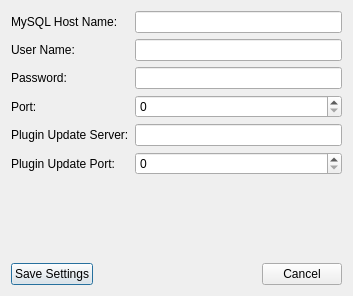
<?xml version="1.0" encoding="UTF-8"?>
<ui version="4.0">
 <class>ERP_DbSettings</class>
 <widget class="QDialog" name="ERP_DbSettings">
  <property name="geometry">
   <rect>
    <x>0</x>
    <y>0</y>
    <width>353</width>
    <height>296</height>
   </rect>
  </property>
  <property name="windowTitle">
   <string>Connection Settings</string>
  </property>
  <property name="windowIcon">
   <iconset resource="res.qrc">
    <normaloff>:/letter-M-PNG.png</normaloff>:/letter-M-PNG.png</iconset>
  </property>
  <layout class="QVBoxLayout" name="verticalLayout">
   <item>
    <layout class="QGridLayout" name="gridLayout">
     <item row="0" column="0">
      <widget class="QLabel" name="label">
       <property name="text">
        <string>MySQL Host Name:</string>
       </property>
      </widget>
     </item>
     <item row="0" column="1">
      <widget class="QLineEdit" name="txtHostName"/>
     </item>
     <item row="1" column="0">
      <widget class="QLabel" name="label_2">
       <property name="text">
        <string>User Name:</string>
       </property>
      </widget>
     </item>
     <item row="1" column="1">
      <widget class="QLineEdit" name="txtUserName"/>
     </item>
     <item row="2" column="0">
      <widget class="QLabel" name="label_3">
       <property name="text">
        <string>Password:</string>
       </property>
      </widget>
     </item>
     <item row="2" column="1">
      <widget class="QLineEdit" name="txtPassword"/>
     </item>
     <item row="3" column="0">
      <widget class="QLabel" name="label_4">
       <property name="text">
        <string>Port:</string>
       </property>
      </widget>
     </item>
     <item row="3" column="1">
      <widget class="QSpinBox" name="spinMySQLPort">
       <property name="maximum">
        <number>999999</number>
       </property>
      </widget>
     </item>
     <item row="4" column="0">
      <widget class="QLabel" name="label_5">
       <property name="text">
        <string>Plugin Update Server:</string>
       </property>
      </widget>
     </item>
     <item row="4" column="1">
      <widget class="QLineEdit" name="txtTLMServer"/>
     </item>
     <item row="5" column="0">
      <widget class="QLabel" name="label_6">
       <property name="text">
        <string>Plugin Update Port:</string>
       </property>
      </widget>
     </item>
     <item row="5" column="1">
      <widget class="QSpinBox" name="spinTLMPort">
       <property name="maximum">
        <number>999999</number>
       </property>
      </widget>
     </item>
    </layout>
   </item>
   <item>
    <spacer name="verticalSpacer">
     <property name="orientation">
      <enum>Qt::Vertical</enum>
     </property>
     <property name="sizeHint" stdset="0">
      <size>
       <width>20</width>
       <height>86</height>
      </size>
     </property>
    </spacer>
   </item>
   <item>
    <layout class="QHBoxLayout" name="horizontalLayout">
     <item>
      <widget class="QPushButton" name="cmdSaveSettings">
       <property name="text">
        <string>Save Settings</string>
       </property>
      </widget>
     </item>
     <item>
      <spacer name="horizontalSpacer">
       <property name="orientation">
        <enum>Qt::Horizontal</enum>
       </property>
       <property name="sizeHint" stdset="0">
        <size>
         <width>40</width>
         <height>20</height>
        </size>
       </property>
      </spacer>
     </item>
     <item>
      <widget class="QPushButton" name="pushButton">
       <property name="text">
        <string>Cancel</string>
       </property>
      </widget>
     </item>
    </layout>
   </item>
  </layout>
 </widget>
 <resources>
  <include location="res.qrc"/>
 </resources>
 <connections>
  <connection>
   <sender>pushButton</sender>
   <signal>clicked()</signal>
   <receiver>ERP_DbSettings</receiver>
   <slot>reject()</slot>
   <hints>
    <hint type="sourcelabel">
     <x>330</x>
     <y>274</y>
    </hint>
    <hint type="destinationlabel">
     <x>341</x>
     <y>242</y>
    </hint>
   </hints>
  </connection>
 </connections>
</ui>
